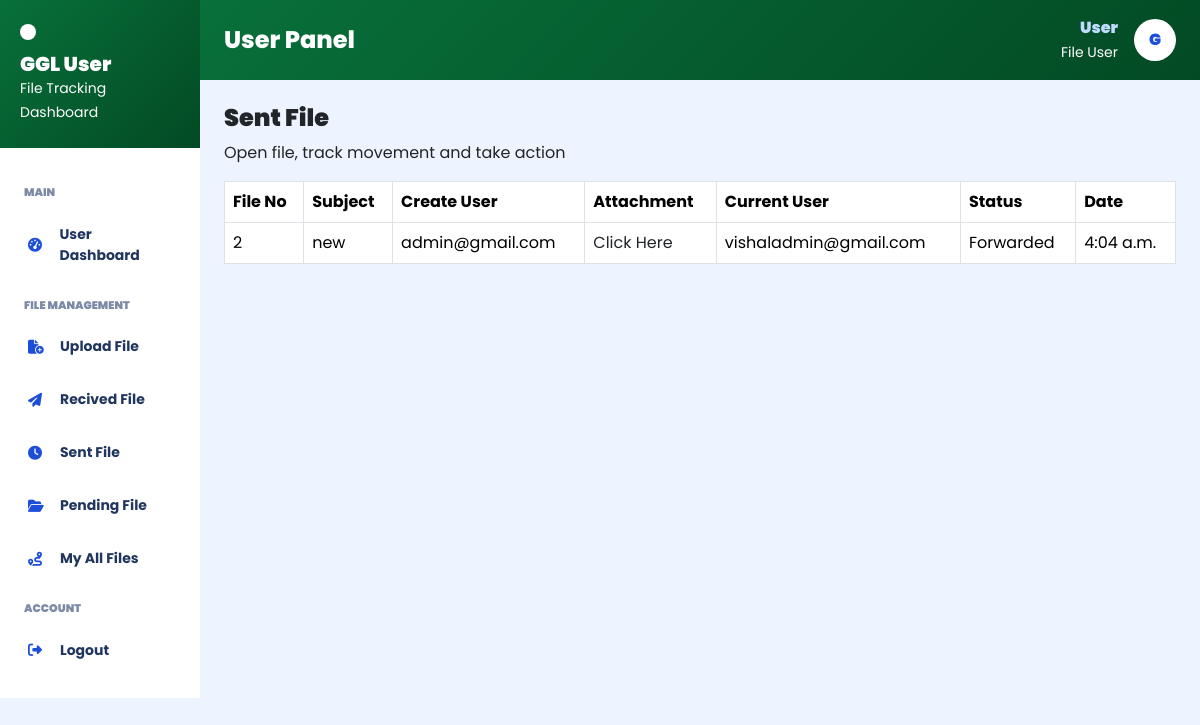
The app's page /us_sentfile (signed in), older data.
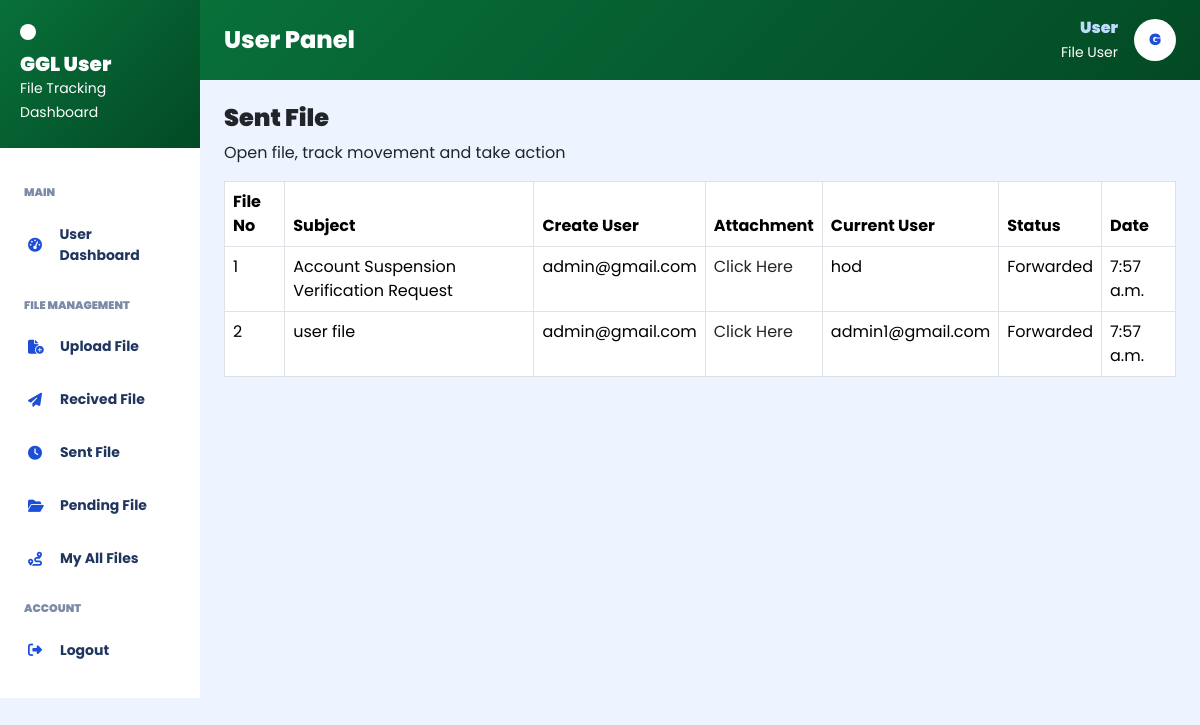
The same page, newer data.
### myapp/models.py (models this page shows)
class Fileupload(models.Model):
    file_no=models.CharField(max_length=50)
    subject=models.CharField(max_length=500)
    priority=models.CharField(max_length=50)
    create_user=models.CharField(max_length=100)
    department=models.CharField(max_length=250)
    current_user=models.CharField(max_length=100)
    file=models.FileField(upload_to="upload_file")
    description=models.CharField(max_length=1000)
    status=models.CharField(max_length=200)
    create_at=models.TimeField()

### myapp/views.py (the view)
# urls.py: path('us_sentfile', us_sentfile, name='us_sentfile'),
def us_sentfile(request):
    if 'userid' not in request.session:
        return redirect('userlogin')
    sid=request.session.get('userid')
    ab=Fileupload.objects.filter(create_user=sid)
    return render(request, 'user/us_sentfile.html', {'ab':ab})

### myapp/templates/user/us_sentfile.html
{% extends 'user/userlayout.html' %}
{% block user %}
<div>
    <h4 style="font-weight: 900;">Sent File</h4>
</div>
<div>
    <p>Open file, track movement and take action</p>
</div>
<table class="table table-bordered">
    <thead>
        <tr>
            <th>File No</th>
            <th>Subject</th>
            <th>Create User</th>
            <th>Attachment</th>
            <th>Current User</th>
            <th>Status</th>
            <th>Date</th>
        </tr>
    </thead>
    <tbody>
        {% for i in ab %}
        <tr>
            <td>{{i.file_no}}</td>
            <td>{{i.subject}}</td>
            <td>{{i.create_user}}</td>
            <td>{% if i.file %}
                <a href="{{i.file.url}}" class="text-dark">Click Here</a>
            {% else %}
            <p>File Not Show</p>
            {% endif %}
            </td>
            <td>{{i.current_user}}</td>
            <td>{{i.status}}</td>
            <td>{{i.create_at}}</td>
        </tr>
        {% endfor %}
    </tbody>
</table>
 {% endblock %}

Row changes from the older to the newer data that the page shows:
removed Fileupload: file_no "2", subject "new", create_user "admin@gmail.com", current_user "vishaladmin@gmail.com", status "Forwarded", create_at "4:04 a.m."
added Fileupload: file_no "1", subject "Account Suspension Verification Request", create_user "admin@gmail.com", current_user "hod", status "Forwarded", create_at "7:57 a.m."
added Fileupload: file_no "2", subject "user file", create_user "admin@gmail.com", current_user "admin1@gmail.com", status "Forwarded", create_at "7:57 a.m."
